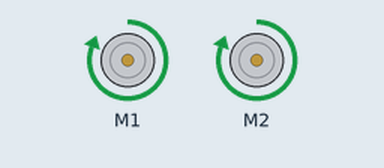
This sketch was run on a simulated Arduino Uno, built with avr-gcc and run on an emulated ATmega328P. On the bench: 2 × DC motor (green arrow = forward, orange = backward, longer = faster).

Above: at 0.1 s.
At 2.0 s:
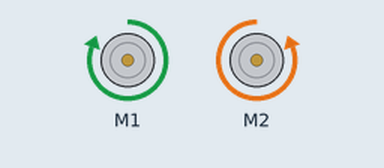
At 3.8 s:
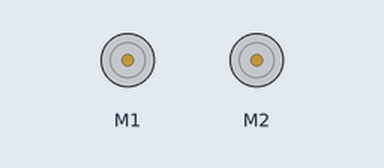
Timing chart, 0 to 5.3 s (numbered marks = the images above):
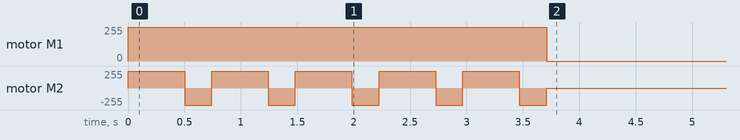

The sketch:

ZumoBallistic.ino
```cpp
#include <Wire.h>
#include <ZumoShield.h>

ZumoMotors motors;

int maxSpeed = 400;

const int Turn90 = 150;

void setup() {

  //spiral();
  //zigzag();
  //lines();
  //three();P
  star();
}

void loop() {


}

void spiral()
{
  for(int i = 10; i > 0; i--)
  {
    Drive(i*100);
    TurnRight(Turn90);
  }
}

void star()
{
  for(int i = 0; i < 5; i++)
  {
    Drive(500);
    TurnRight(Turn90*1.6);
  }


}

void zigzag()
{
  for(int i = 0; i < 6; i++)
  {
    Drive(500);
    if(i%2 == 0)
    {
      TurnRight(Turn90);
    }
    else
    {
      TurnLeft(Turn90);
    }
  }
}

void lines()
{
  for(int i =0; i < 2; i++)
  {
    Drive(1000);
    TurnRight(Turn90);
    Drive(100);
    TurnRight(Turn90);

    Drive(1000);
    TurnLeft(Turn90);
    Drive(100);
    TurnLeft(Turn90);
  }
}

void three()
{
    for(int i =0; i < 2; i++)
  {
    Drive(500);
    TurnRight(Turn90);
    Drive(500);
    TurnRight(Turn90);

    Drive(500);
    TurnLeft(Turn90);
    Drive(500);
    TurnLeft(Turn90);
  }
}


void Drive(int duration) {
  motors.setSpeeds(maxSpeed, maxSpeed);
  delay(duration);
  Stop();
}

void Reverse(int duration) {
  motors.setSpeeds(maxSpeed*-1, maxSpeed*-1);
  delay(duration);
  Stop();
}

void TurnLeft(int duration) {
  motors.setSpeeds(maxSpeed*-1, maxSpeed);
  delay(duration);
  Stop();
}

void TurnRight(int duration) {
  motors.setSpeeds(maxSpeed, maxSpeed*-1);
  delay(duration);
  Stop();
}

void Stop()
{
  motors.setSpeeds(0, 0);
}

void testMotors()
{
  Drive(500);
  delay(500);
  Reverse(500);
  delay(500);
  TurnLeft(500);
  delay(500);
  TurnRight(500);
  delay(500);
}
```
